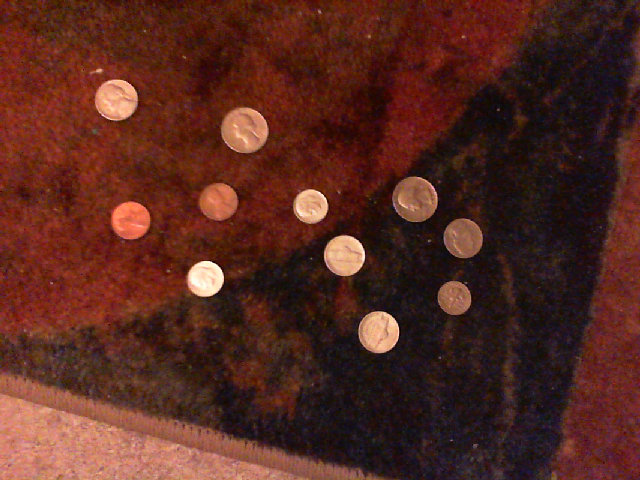
#> input picture trunk/projects/coinCounter/TestData/0.tiff, 640 x 480 px
$ python genMore.py ../TestData/0.tiff   (Python 2 division)
#> lines starting #> are read from the running program, lines starting #| are printed output that depends on the picture
import os, sys

resizeDims = (40,40)

def rotate(image) :
#> called with image = '../TestData/0.tiff'
    from PIL import Image
    im = Image.open(image)
#> im is the input picture: PIL image 640x480 RGB; mean R, G, B 85, 40.6, 31.5
    im.load()

    # rotate and save the images
    for deg in [90, 180, 270] :
        imRot = im.rotate(deg)
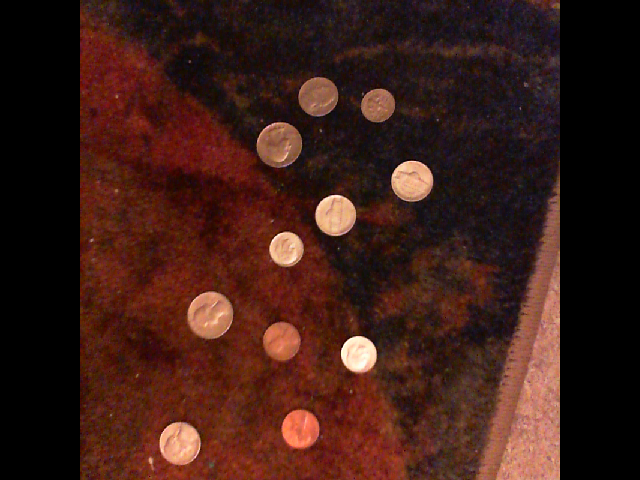
#> imRot: PIL image 640x480 RGB; mean R, G, B 60.6, 29.4, 22.4
        imRot.save(image.replace('.tiff', '_' + str(deg) + '.tiff'))
if __name__ == '__main__' :
    print sys.argv

    if os.path.isdir(sys.argv[1]) :
        for image in os.listdir(sys.argv[1]) :
            image = os.path.join(sys.argv[1], image)
            rotate(image)
    else :
        rotate(sys.argv[1])
